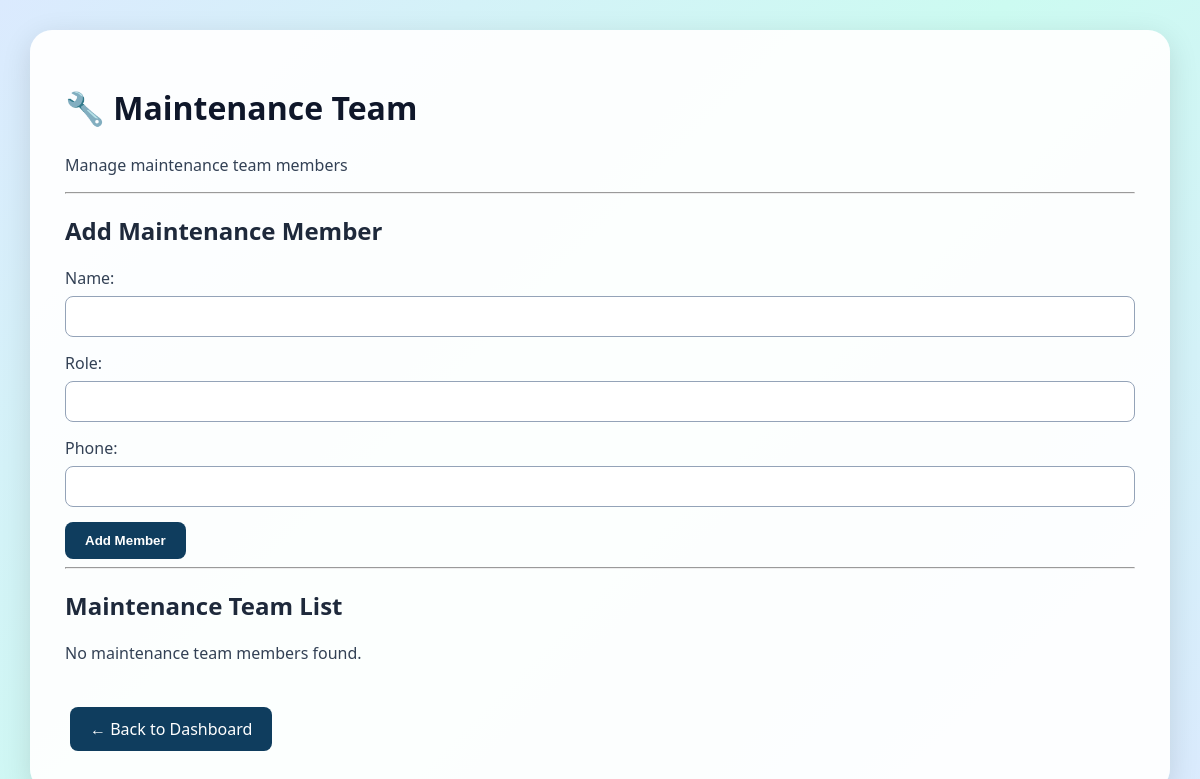
/admin-maintenance/ (signed in), run on an earlier commit of the app's database.
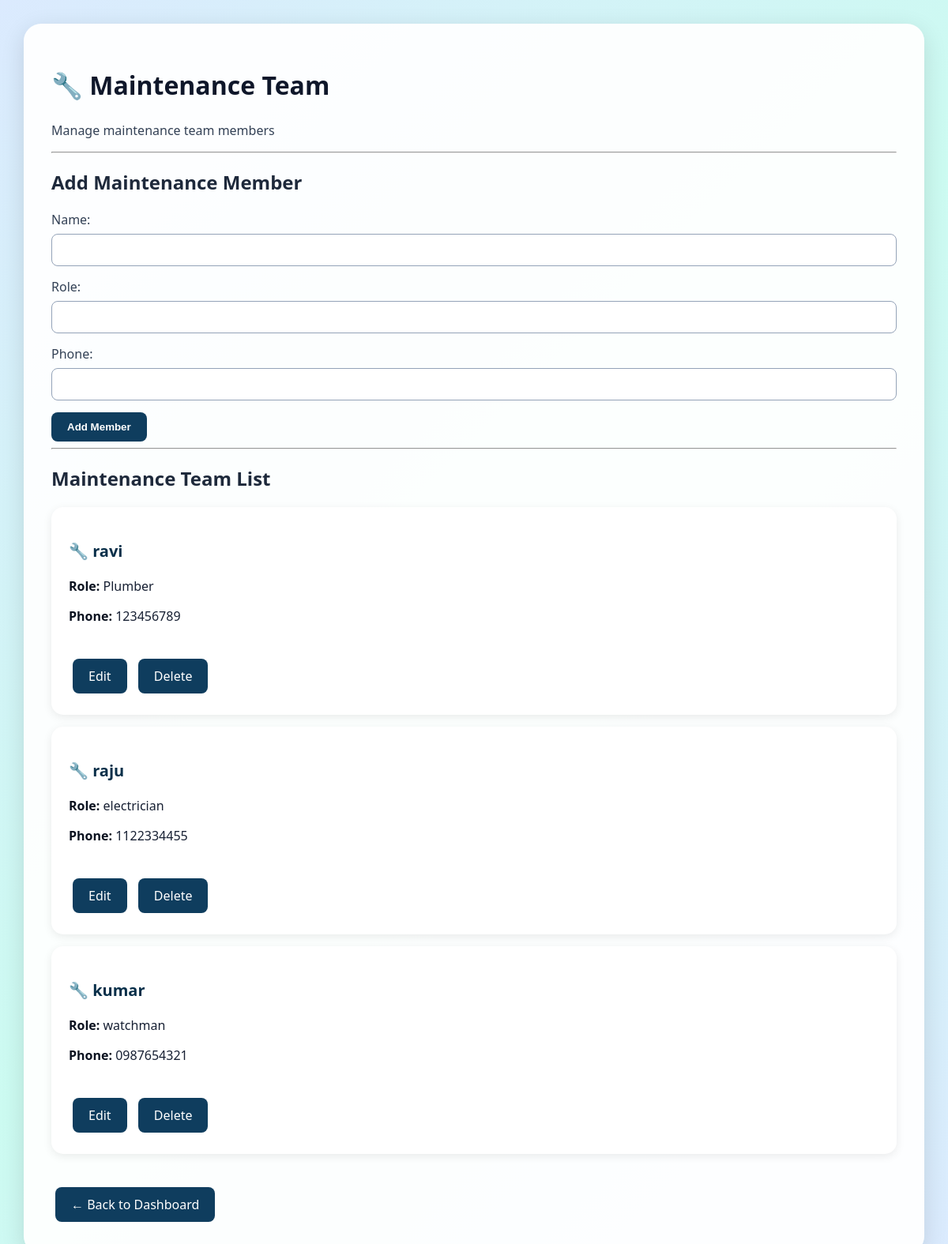
And on a later commit of the database.
### core/models.py (models this page shows, shortened)
class MaintenanceTeam(models.Model):
    name = models.CharField(max_length=100)
    role = models.CharField(max_length=50)
    phone = models.CharField(max_length=15)

### core/views.py (the view)
# urls.py: path('admin-maintenance/',views.admin_maintenance,name='admin_maintenance'),
def admin_maintenance(request):
    if not request.session.get("admin_logged_in"):
        return redirect("admin_login")
    members = MaintenanceTeam.objects.all()
    return render(
        request,
        "core/admin_maintenance.html",
        {
            "members": members
        }
    )

### core/templates/core/admin_maintenance.html (shortened to what this page needs)
{% load static %}
<!DOCTYPE html>
<html>
<head>
    <link rel="stylesheet" href="{% static 'core/style.css' %}">
</head>
<body class="admin-page">
<div class="admin-container">
    <h1>🔧 Maintenance Team</h1>
    <p>Manage maintenance team members</p>
    <hr>
    <h2>Add Maintenance Member</h2>
    <form method="POST" action="{% url 'add_maintenance_member' %}">
        <label>Name:</label>
        <input type="text" name="name" required>
        <label>Role:</label>
        <input type="text" name="role" required>
        <label>Phone:</label>
        <input type="text" name="phone" required>
        <button type="submit">Add Member</button>
    </form>
    <hr>
    <h2>Maintenance Team List</h2>
    {% for member in members %}
    <div class="admin-card">
        <h3>🔧 {{ member.name }}</h3>
        <p>
            <strong>Role:</strong> {{ member.role }}
        </p>
        <p>
            <strong>Phone:</strong> {{ member.phone }}
        </p>
        <br>
        <a class="admin-button"
           href="{% url 'edit_maintenance_member' member.id %}">
            Edit
        </a>
        <a class="admin-button"
           href="{% url 'delete_maintenance_member' member.id %}"
           onclick="return confirm('Are you sure you want to delete this member?');">
            Delete
        </a>
    </div>
    {% empty %}
    <p>No maintenance team members found.</p>
    {% endfor %}
    <br>
    <a class="admin-button" href="{% url 'admin_dashboard' %}">
        ← Back to Dashboard
    </a>
</div>
</body>
</html>

What changed in the data, as far as the page shows it:
added MaintenanceTeam: name "ravi", role "Plumber", phone "123456789"
added MaintenanceTeam: name "raju", role "electrician", phone "1122334455"
added MaintenanceTeam: name "kumar", role "watchman", phone "0987654321"
Also different on the page:
text no longer shown: "No maintenance team members found."
